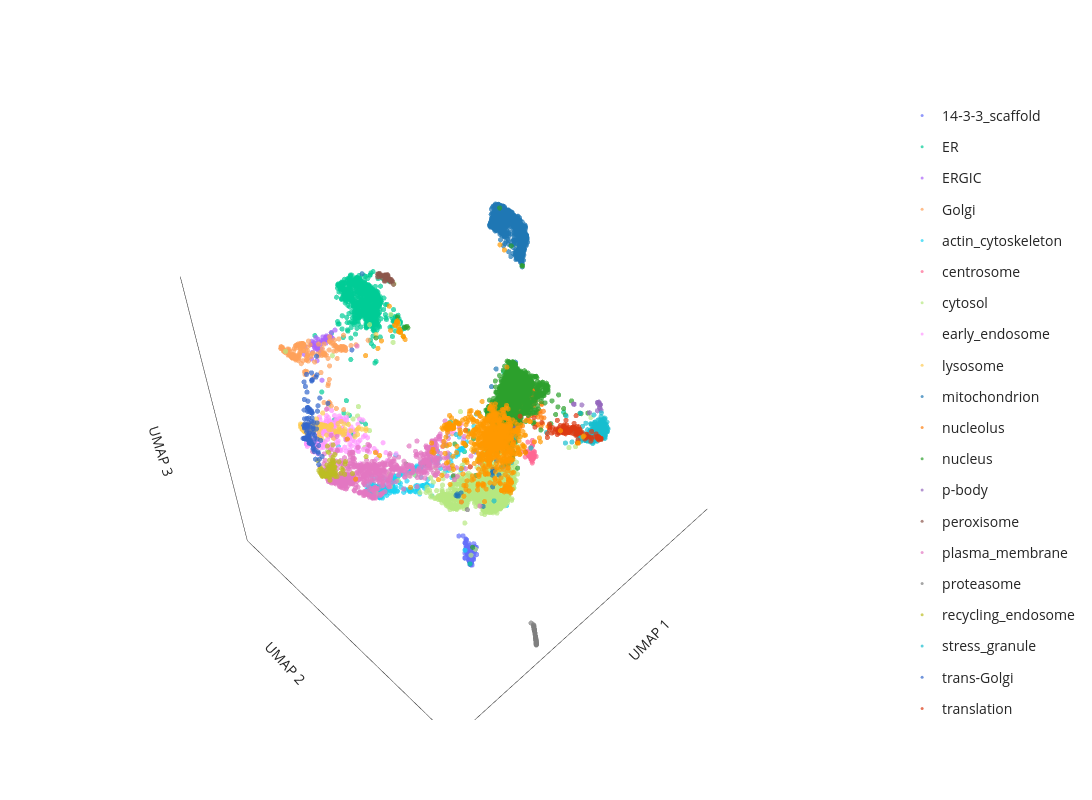

Source (notebook cell):
### Code cell
# plot the 3D UMAP
label_to_color = "consensus_graph_annnotation"  # **choose which annotation column to highlight here**

fig = pu.interaction_3D_umap(
    umap_table,
    node_name="Gene_name_canonical",
    cluster=label_to_color, unlabelled_color="#D0D3D4", unlabelled_opacity=0.1,
    x="3D_umap_1", y="3D_umap_2", z="3D_umap_3",
    categorical=True,
)
fig.update_layout(width=1200, height=800)

fig.show()

# save the figure as an html file
save_path = os.path.join("output")
save_name = f"{timestamp}_UMAP_3Dview_seed={UMAP_seed}.html"
pio.write_html(fig, file=os.path.join(save_path, save_name), auto_open=False)

### Figure 1 — Plotly figure (JSON) as saved in the notebook; plotly's stock layout.template omitted (floating-point values rounded to 4 significant figures; data arrays with more than 128 entries replaced by an {"elided": "..."} marker saying what was removed)
{"data": [{"customdata": {"elided": "129x1 int values"}, "hovertemplate": "<b>%{hovertext}</b><br><br>consensus_graph_annnotation=14-3-3_scaffold<br>UMAP 1=%{x}<br>UMAP 2=%{y}<br>UMAP 3=%{z}<extra></extra>", "hovertext": {"elided": "129 str values"}, "legendgroup": "14-3-3_scaffold", "marker": {"color": "#636EFA", "opacity": 0.7, "size": 3, "symbol": "circle"}, "mode": "markers", "name": "14-3-3_scaffold", "scene": "scene", "showlegend": true, "type": "scatter3d", "x": {"elided": "129 float values"}, "y": {"elided": "129 float values"}, "z": {"elided": "129 float values"}}, {"customdata": {"elided": "752x1 int values"}, "hovertemplate": "<b>%{hovertext}</b><br><br>consensus_graph_annnotation=ER<br>UMAP 1=%{x}<br>UMAP 2=%{y}<br>UMAP 3=%{z}<extra></extra>", "hovertext": {"elided": "752 str values"}, "legendgroup": "ER", "marker": {"color": "#00CC96", "opacity": 0.7, "size": 3, "symbol": "circle"}, "mode": "markers", "name": "ER", "scene": "scene", "showlegend": true, "type": "scatter3d", "x": {"elided": "752 float values"}, "y": {"elided": "752 float values"}, "z": {"elided": "752 float values"}}, {"customdata": [[3162], [5759], [4036], [1646], [5688], [5705], [2868], [3648], [2299], [748], [1983], [666], [8481], [6800], [4413], [5141], [4121], [3519], [6828], [5218], [4192], [4807], [3597], [6708], [4808], [2501], [2617], [958], [7569], [7596], [2511], [5383], [3767], [3029], [1919], [8011], [2841], [1747], [7797], [3837], [3827], [8387], [230], [2683], [282], [512], [576], [6642], [1754], [5712], [5584], [3278], [6281], [3044], [2998]], "hovertemplate": "<b>%{hovertext}</b><br><br>consensus_graph_annnotation=ERGIC<br>UMAP 1=%{x}<br>UMAP 2=%{y}<br>UMAP 3=%{z}<extra></extra>", "hovertext": ["RAB3GAP1", "SAR1A", "SEC22B", "COPG2", "YIF1B", "PIGG", "YIPF5", "SLC39A11", "ERGIC3", "EGFL7", "LMAN2", "TMED9", "COPG1", "CHPT1", "ARF4", "SCAP", "SEC24D", "COPB2", "SCFD1", "TMED1", "SEC24A", "COPB1", "SEC22B", "MCFD2", "COPA", "LYSMD3", "ARCN1", "COPZ1", "LMAN2L", "RAB3GAP2", "RAB3B", "TMED2", "COPE", "GPR89B", "ERP44", "MTMR4", "TRIM4", "TRIM27", "RAB18", "RER1", "BET1", "TMED5", "SREBF2", "METTL9", "LMAN1", "DESI2", "TMED10", "MTMR14", "IER3IP1", "RABL3", "SAR1B", "SEC31A", "TMED4", "ERGIC1", "B4DSQ5[p]"], "legendgroup": "ERGIC", "marker": {"color": "#AB63FA", "opacity": 0.7, "size": 3, "symbol": "circle"}, "mode": "markers", "name": "ERGIC", "scene": "scene", "showlegend": true, "type": "scatter3d", "x": [9.203, 8.916, 8.824, 9.256, 9.126, 8.789, 9.074, 8.575, 9.119, 9.117, 8.83, 8.746, 9.205, 9.352, 9.28, 9.073, 9.035, 9.199, 8.938, 8.695, 8.977, 9.221, 8.792, 8.759, 9.171, 9.149, 9.216, 9.21, 8.764, 9.185, 8.46, 8.771, 9.229, 8.908, 8.756, 8.681, 9.03, 9.257, 8.824, 9.149, 9.303, 8.676, 8.986, 9.043, 8.667, 9.006, 8.635, 9.357, 8.916, 8.787, 9.111, 9.51, 9.046, 8.741, 9.15], "y": [5.645, 5.535, 5.492, 5.595, 5.281, 5.316, 5.45, 5.427, 5.302, 5.214, 5.525, 5.407, 5.635, 5.517, 5.482, 5.278, 5.435, 5.632, 5.434, 5.503, 5.454, 5.647, 5.496, 5.462, 5.637, 5.338, 5.62, 5.631, 5.402, 5.637, 5.447, 5.452, 5.652, 5.42, 5.47, 5.368, 5.359, 5.623, 5.529, 5.441, 5.192, 5.495, 5.373, 5.479, 5.539, 5.425, 5.551, 5.903, 5.482, 5.569, 5.594, 5.441, 5.31, 5.424, 5.277], "z": [6.462, 6.594, 6.452, 6.534, 6.545, 6.555, 6.393, 6.653, 6.443, 6.418, 6.56, 6.517, 6.57, 6.186, 6.338, 6.487, 6.286, 6.559, 6.453, 6.557, 6.307, 6.576, 6.608, 6.604, 6.573, 6.467, 6.545, 6.562, 6.567, 6.507, 6.691, 6.517, 6.574, 6.532, 6.558, 6.473, 6.65, 6.131, 6.586, 6.395, 6.411, 6.602, 6.587, 6.449, 6.596, 6.534, 6.548, 5.676, 6.532, 6.621, 6.271, 6.365, 6.473, 6.616, 6.448]}, {"customdata": {"elided": "193x1 int values"}, "hovertemplate": "<b>%{hovertext}</b><br><br>consensus_graph_annnotation=Golgi<br>UMAP 1=%{x}<br>UMAP 2=%{y}<br>UMAP 3=%{z}<extra></extra>", "hovertext": {"elided": "193 str values"}, "legendgroup": "Golgi", "marker": {"color": "#FFA15A", "opacity": 0.7, "size": 3, "symbol": "circle"}, "mode": "markers", "name": "Golgi", "scene": "scene", "showlegend": true, "type": "scatter3d", "x": {"elided": "193 float values"}, "y": {"elided": "193 float values"}, "z": {"elided": "193 float values"}}, {"customdata": {"elided": "280x1 int values"}, "hovertemplate": "<b>%{hovertext}</b><br><br>consensus_graph_annnotation=actin_cytoskeleton<br>UMAP 1=%{x}<br>UMAP 2=%{y}<br>UMAP 3=%{z}<extra></extra>", "hovertext": {"elided": "280 str values"}, "legendgroup": "actin_cytoskeleton", "marker": {"color": "#19D3F3", "opacity": 0.7, "size": 3, "symbol": "circle"}, "mode": "markers", "name": "actin_cytoskeleton", "scene": "scene", "showlegend": true, "type": "scatter3d", "x": {"elided": "280 float values"}, "y": {"elided": "280 float values"}, "z": {"elided": "280 float values"}}, {"customdata": [[7168], [6500], [7409], [1325], [4698], [5861], [5908], [6155], [354], [2147], [1381], [6543], [7320], [3244], [5540], [10], [6604], [7292], [22], [7486], [7175], [6850], [2725], [4142], [2440], [2284], [3831], [8501], [1805], [4204], [3168], [4197], [5687], [2140], [1318], [1302], [5493], [6507], [3657], [8342], [6389], [6181], [2771], [5846], [7022], [1148], [1174], [6773], [6418]], "hovertemplate": "<b>%{hovertext}</b><br><br>consensus_graph_annnotation=centrosome<br>UMAP 1=%{x}<br>UMAP 2=%{y}<br>UMAP 3=%{z}<extra></extra>", "hovertext": ["CCDC138", "SPICE1", "CEP250", "MPHOSPH9", "CSNK1D", "CEP350", "CEP135", "CEP128", "CEP57", "CEP290", "CDK5RAP2", "NIN", "CCDC77", "PCM1", "C2CD3", "CCP110", "CEP120", "AKAP9", "CEP72", "CEP41", "CEP63", "PIBF1", "BBS4", "CEP152", "OFD1", "CEP350", "CETN3", "CCDC61", "CEP78", "CEP43", "PCM1", "PCNT", "ODF2", "CSPP1", "RNF213", "WRAP73", "KIF7", "CNTROB", "CCDC14", "SSX2IP", "MIB1", "CEP68", "CEP131", "CROCC", "TBC1D31", "MED4", "ALMS1", "CEP192", "CEP97"], "legendgroup": "centrosome", "marker": {"color": "#FF6692", "opacity": 0.7, "size": 3, "symbol": "circle"}, "mode": "markers", "name": "centrosome", "scene": "scene", "showlegend": true, "type": "scatter3d", "x": [6.972, 6.949, 6.926, 6.615, 6.97, 6.964, 6.935, 6.956, 6.941, 6.982, 6.956, 6.876, 6.822, 6.982, 6.503, 6.984, 6.919, 6.914, 6.951, 6.927, 6.609, 6.993, 7.026, 6.73, 6.974, 5.812, 6.317, 7.009, 6.658, 6.982, 6.916, 6.966, 6.961, 6.988, 6.83, 6.967, 6.97, 6.877, 6.958, 6.97, 6.93, 6.899, 6.949, 6.859, 6.974, 6.881, 6.808, 6.736, 7.076], "y": [11.45, 11.39, 11.51, 11.0, 11.43, 11.49, 11.49, 11.49, 11.36, 11.47, 11.49, 11.42, 11.35, 11.32, 11.1, 11.46, 11.48, 11.56, 11.44, 11.39, 11.15, 11.49, 11.53, 11.27, 11.46, 9.05, 10.72, 11.51, 10.8, 11.44, 11.33, 11.48, 11.48, 11.52, 11.17, 11.41, 11.48, 11.47, 11.51, 11.43, 11.31, 11.47, 11.39, 11.38, 11.49, 11.32, 11.3, 11.26, 11.33], "z": [4.73, 4.911, 4.833, 4.834, 4.734, 4.774, 4.813, 4.756, 5.01, 4.748, 4.772, 4.922, 4.776, 4.819, 4.83, 4.773, 4.851, 4.843, 4.752, 4.824, 4.969, 4.742, 4.685, 4.958, 4.744, 3.676, 5.314, 4.715, 4.427, 4.729, 4.723, 4.777, 4.763, 4.773, 4.747, 4.754, 4.751, 4.917, 4.78, 4.725, 4.742, 4.863, 4.765, 4.832, 4.77, 4.753, 4.956, 4.93, 4.788]}, {"customdata": {"elided": "1831x1 int values"}, "hovertemplate": "<b>%{hovertext}</b><br><br>consensus_graph_annnotation=cytosol<br>UMAP 1=%{x}<br>UMAP 2=%{y}<br>UMAP 3=%{z}<extra></extra>", "hovertext": {"elided": "1831 str values"}, "legendgroup": "cytosol", "marker": {"color": "#B6E880", "opacity": 0.7, "size": 3, "symbol": "circle"}, "mode": "markers", "name": "cytosol", "scene": "scene", "showlegend": true, "type": "scatter3d", "x": {"elided": "1831 float values"}, "y": {"elided": "1831 float values"}, "z": {"elided": "1831 float values"}}, {"customdata": {"elided": "222x1 int values"}, "hovertemplate": "<b>%{hovertext}</b><br><br>consensus_graph_annnotation=early_endosome<br>UMAP 1=%{x}<br>UMAP 2=%{y}<br>UMAP 3=%{z}<extra></extra>", "hovertext": {"elided": "222 str values"}, "legendgroup": "early_endosome", "marker": {"color": "#FF97FF", "opacity": 0.7, "size": 3, "symbol": "circle"}, "mode": "markers", "name": "early_endosome", "scene": "scene", "showlegend": true, "type": "scatter3d", "x": {"elided": "222 float values"}, "y": {"elided": "222 float values"}, "z": {"elided": "222 float values"}}, {"customdata": {"elided": "169x1 int values"}, "hovertemplate": "<b>%{hovertext}</b><br><br>consensus_graph_annnotation=lysosome<br>UMAP 1=%{x}<br>UMAP 2=%{y}<br>UMAP 3=%{z}<extra></extra>", "hovertext": {"elided": "169 str values"}, "legendgroup": "lysosome", "marker": {"color": "#FECB52", "opacity": 0.7, "size": 3, "symbol": "circle"}, "mode": "markers", "name": "lysosome", "scene": "scene", "showlegend": true, "type": "scatter3d", "x": {"elided": "169 float values"}, "y": {"elided": "169 float values"}, "z": {"elided": "169 float values"}}, {"customdata": {"elided": "861x1 int values"}, "hovertemplate": "<b>%{hovertext}</b><br><br>consensus_graph_annnotation=mitochondrion<br>UMAP 1=%{x}<br>UMAP 2=%{y}<br>UMAP 3=%{z}<extra></extra>", "hovertext": {"elided": "861 str values"}, "legendgroup": "mitochondrion", "marker": {"color": "#1F77B4", "opacity": 0.7, "size": 3, "symbol": "circle"}, "mode": "markers", "name": "mitochondrion", "scene": "scene", "showlegend": true, "type": "scatter3d", "x": {"elided": "861 float values"}, "y": {"elided": "861 float values"}, "z": {"elided": "861 float values"}}, {"customdata": {"elided": "210x1 int values"}, "hovertemplate": "<b>%{hovertext}</b><br><br>consensus_graph_annnotation=nucleolus<br>UMAP 1=%{x}<br>UMAP 2=%{y}<br>UMAP 3=%{z}<extra></extra>", "hovertext": {"elided": "210 str values"}, "legendgroup": "nucleolus", "marker": {"color": "#FF7F0E", "opacity": 0.7, "size": 3, "symbol": "circle"}, "mode": "markers", "name": "nucleolus", "scene": "scene", "showlegend": true, "type": "scatter3d", "x": {"elided": "210 float values"}, "y": {"elided": "210 float values"}, "z": {"elided": "210 float values"}}, {"customdata": {"elided": "1539x1 int values"}, "hovertemplate": "<b>%{hovertext}</b><br><br>consensus_graph_annnotation=nucleus<br>UMAP 1=%{x}<br>UMAP 2=%{y}<br>UMAP 3=%{z}<extra></extra>", "hovertext": {"elided": "1539 str values"}, "legendgroup": "nucleus", "marker": {"color": "#2CA02C", "opacity": 0.7, "size": 3, "symbol": "circle"}, "mode": "markers", "name": "nucleus", "scene": "scene", "showlegend": true, "type": "scatter3d", "x": {"elided": "1539 float values"}, "y": {"elided": "1539 float values"}, "z": {"elided": "1539 float values"}}, {"customdata": [[8432], [7064], [8379], [6391], [6036], [1268], [219], [5829], [6495], [6493], [1520], [7660], [7446], [7814], [6651], [6129], [6297], [4933]], "hovertemplate": "<b>%{hovertext}</b><br><br>consensus_graph_annnotation=p-body<br>UMAP 1=%{x}<br>UMAP 2=%{y}<br>UMAP 3=%{z}<extra></extra>", "hovertext": ["MARF1", "EDC3", "LSM2", "DCP2", "EDC4", "LSM5", "EIF4ENIF1", "LSM14B", "XRN1", "DCP1B", "LSM1", "YTHDC2", "LSM14B", "DCP1A", "LSM14A", "Q6ZMY0[p]", "PATL1", "LSM3"], "legendgroup": "p-body", "marker": {"color": "#9467BD", "opacity": 0.7, "size": 3, "symbol": "circle"}, "mode": "markers", "name": "p-body", "scene": "scene", "showlegend": true, "type": "scatter3d", "x": [4.778, 4.848, 5.184, 4.813, 4.834, 5.09, 4.876, 4.954, 4.837, 4.791, 4.79, 4.905, 7.269, 4.824, 4.891, 5.09, 4.827, 5.21], "y": [11.76, 11.89, 11.3, 11.84, 11.89, 11.5, 11.91, 11.91, 11.91, 11.82, 11.8, 11.99, 11.12, 11.87, 11.94, 11.77, 11.83, 11.34], "z": [5.566, 5.616, 5.486, 5.598, 5.584, 5.511, 5.538, 5.464, 5.589, 5.611, 5.587, 5.487, 5.697, 5.593, 5.52, 5.396, 5.577, 5.513]}, {"customdata": [[1991], [7468], [2751], [3917], [6346], [3834], [4861], [2004], [8225], [6163], [5503], [7253], [5958], [3930], [6915], [1483], [8189], [306], [7852], [8473], [5972], [4030], [757], [4509], [4512], [1081], [3713], [174], [2180], [1164], [5111], [4578], [6315], [2947], [932], [5567], [3780], [3836], [4574]], "hovertemplate": "<b>%{hovertext}</b><br><br>consensus_graph_annnotation=peroxisome<br>UMAP 1=%{x}<br>UMAP 2=%{y}<br>UMAP 3=%{z}<extra></extra>", "hovertext": ["SCP2", "PECR", "FAR1", "SLC25A17", "LONP2", "GNPAT", "PEX3", "CAT", "CROT", "ACAD11", "TYSND1", "PAFAH2", "GSTK1", "PEX1", "PEX13", "HSD17B4", "HACL1", "ACAA1", "PXMP2", "PEX16", "ECI2", "PEX14", "ACOX1", "ABCD3", "PEX2", "PEX6", "AGPS", "PEX26", "ACBD5", "PEX12", "EHHADH", "EPHX2", "TMEM135", "B4DL07[p]", "FAR2", "DECR2", "ACOT8", "ACOX3", "ABCD1"], "legendgroup": "peroxisome", "marker": {"color": "#8C564B", "opacity": 0.7, "size": 3, "symbol": "circle"}, "mode": "markers", "name": "peroxisome", "scene": "scene", "showlegend": true, "type": "scatter3d", "x": [6.467, 6.623, 6.576, 6.66, 6.534, 6.576, 6.806, 6.644, 6.477, 6.73, 6.542, 6.423, 6.662, 6.396, 6.709, 6.462, 6.551, 6.633, 6.493, 6.835, 6.599, 6.533, 6.524, 6.491, 6.475, 6.44, 6.479, 6.493, 6.685, 6.533, 6.757, 6.394, 6.464, 6.456, 6.58, 6.69, 6.784, 6.539, 6.42], "y": [5.495, 5.403, 5.457, 5.378, 5.389, 5.438, 5.428, 5.481, 5.392, 5.354, 5.393, 5.479, 5.467, 5.496, 5.374, 5.467, 5.426, 5.482, 5.46, 5.406, 5.45, 5.483, 5.481, 5.47, 5.407, 5.494, 5.484, 5.409, 5.379, 5.418, 5.348, 5.528, 5.445, 5.446, 5.39, 5.422, 5.349, 5.39, 5.467], "z": [7.483, 7.685, 7.628, 7.712, 7.676, 7.639, 7.729, 7.564, 7.674, 7.783, 7.681, 7.506, 7.561, 7.48, 7.743, 7.53, 7.619, 7.616, 7.531, 7.73, 7.649, 7.573, 7.576, 7.558, 7.647, 7.489, 7.546, 7.637, 7.696, 7.635, 7.772, 7.392, 7.545, 7.553, 7.692, 7.659, 7.776, 7.677, 7.535]}, {"customdata": {"elided": "656x1 int values"}, "hovertemplate": "<b>%{hovertext}</b><br><br>consensus_graph_annnotation=plasma_membrane<br>UMAP 1=%{x}<br>UMAP 2=%{y}<br>UMAP 3=%{z}<extra></extra>", "hovertext": {"elided": "656 str values"}, "legendgroup": "plasma_membrane", "marker": {"color": "#E377C2", "opacity": 0.7, "size": 3, "symbol": "circle"}, "mode": "markers", "name": "plasma_membrane", "scene": "scene", "showlegend": true, "type": "scatter3d", "x": {"elided": "656 float values"}, "y": {"elided": "656 float values"}, "z": {"elided": "656 float values"}}, {"customdata": [[1418], [649], [1416], [984], [698], [8437], [8330], [8431], [1587], [1470], [1965], [7128], [1624], [1625], [1652], [1653], [1654], [1655], [1664], [1244], [1686], [1249], [879], [2438], [1264], [259], [8070], [594], [8511], [7251], [263], [8514], [1448], [7531], [6939], [2748], [4485], [4486], [5742], [5451], [5193], [5615], [4507], [4508], [6593], [5836], [5597], [4768], [5724], [5078], [2835], [3553], [3356], [5741], [3723], [4922], [4822], [5885], [4825], [4830], [3035], [5333], [6831], [4906], [5950], [5347], [5957], [5387], [3868], [6621], [5880], [3883]], "hovertemplate": "<b>%{hovertext}</b><br><br>consensus_graph_annnotation=proteasome<br>UMAP 1=%{x}<br>UMAP 2=%{y}<br>UMAP 3=%{z}<extra></extra>", "hovertext": ["PSME1", "RAD23A", "PSMA7", "TCP11L2", "PSMG3", "RNF115", "POMP", "USP15", "PSMA5", "PSMD12", "PSMB3", "NGLY1", "PSMC5", "PSMB2", "PSMC3", "PSMA3", "PSMA6", "PSMB4", "PSMC2", "PSME2", "PSMD14", "PSMC6", "PSMA2", "PSMC4", "NUB1", "PSMD13", "RNF181", "PSME3IP1", "PSMD8", "PSMD1", "ZFAND5", "PSMC3", "BAG1", "PITHD1", "PSMG2", "PSMG1", "PSMA1", "PSMA4", "UCHL5", "ADRM1", "PSMD2", "AKIRIN2", "PSMB6", "PSMB5", "UBR7", "DDI2", "PSMB1", "PSMD7", "PSMG4", "UBE3A", "TCP11L1", "UBFD1", "PSMB7", "UCHL5", "PSMD11", "PSMC1", "USP14", "ECPAS", "RAD23B", "PSMD4", "UBQLN2", "PSME4", "UBLCP1", "PSME3", "PSME3", "PSMD6", "ZFAND6", "UBE3C", "PSMD3", "AFG2A", "PSMD4", "TXNL1"], "legendgroup": "proteasome", "marker": {"color": "#7F7F7F", "opacity": 0.7, "size": 3, "symbol": "circle"}, "mode": "markers", "name": "proteasome", "scene": "scene", "showlegend": true, "type": "scatter3d", "x": [7.604, 7.392, 7.561, 7.42, 7.426, 7.529, 7.429, 7.408, 7.541, 7.598, 7.586, 7.353, 7.606, 7.577, 7.389, 7.568, 7.593, 7.607, 7.566, 7.523, 7.579, 7.583, 7.582, 7.59, 7.408, 7.604, 7.341, 7.381, 7.596, 7.62, 7.429, 7.611, 7.413, 7.378, 7.515, 7.522, 7.579, 7.593, 7.395, 7.594, 7.56, 7.416, 7.585, 7.615, 7.385, 7.403, 7.619, 7.592, 7.412, 7.462, 7.376, 7.4, 7.539, 7.564, 7.599, 7.602, 7.55, 7.491, 7.581, 7.579, 7.561, 7.491, 7.433, 7.644, 7.459, 7.555, 7.426, 7.563, 7.553, 7.471, 7.593, 7.439], "y": [12.49, 12.23, 12.45, 12.25, 12.26, 12.4, 12.26, 12.23, 12.42, 12.49, 12.48, 12.16, 12.5, 12.47, 12.21, 12.46, 12.49, 12.5, 12.45, 12.4, 12.47, 12.48, 12.47, 12.48, 12.23, 12.5, 12.14, 12.2, 12.49, 12.52, 12.27, 12.51, 12.24, 12.19, 12.39, 12.4, 12.47, 12.48, 12.22, 12.49, 12.46, 12.25, 12.47, 12.51, 12.19, 12.1, 12.51, 12.49, 12.24, 12.31, 12.18, 12.23, 12.44, 12.45, 12.49, 12.49, 12.44, 12.36, 12.48, 12.47, 12.42, 12.36, 12.27, 9.752, 12.31, 12.44, 12.26, 12.44, 12.44, 12.32, 12.49, 12.28], "z": [-1.107, -0.8891, -1.064, -0.9011, -0.9026, -1.02, -0.91, -0.8896, -1.041, -1.104, -1.093, -0.8158, -1.114, -1.081, -0.8622, -1.074, -1.1, -1.115, -1.069, -1.024, -1.083, -1.09, -1.087, -1.098, -0.883, -1.112, -0.8174, -0.8551, -1.103, -1.131, -0.9125, -1.12, -0.8893, -0.858, -1.011, -1.021, -1.088, -1.098, -0.8724, -1.1, -1.069, -0.8946, -1.087, -1.125, -0.8417, -0.7249, -1.124, -1.103, -0.8859, -0.9319, -0.8337, -0.8768, -1.052, -1.065, -1.106, -1.108, -1.054, -0.9873, -1.088, -1.082, -1.039, -0.9859, -0.9179, 2.318, -0.9461, -1.055, -0.9082, -1.065, -1.057, -0.9598, -1.101, -0.9204]}, {"customdata": [[1704], [6446], [5740], [444], [3470], [1700], [6907], [457], [6460], [7781], [1670], [6497], [1687], [5725], [8183], [8232], [4701], [6138], [6117], [6210], [2203], [977], [3850], [7988], [3824], [7357], [3787], [828], [8034], [3777], [7680], [4560], [6354], [2276], [8110], [6926], [5786], [6377], [4654], [640], [2322], [4695], [6435], [6726], [3995], [7074], [2681], [257], [5162], [64], [2515], [3133], [5551], [1786], [5520], [8496], [1853], [5408], [2023], [1809], [196], [5500], [5242], [7514], [2593], [5217], [5103], [5442], [5445], [2612], [1814], [5020], [7092], [5024], [267], [2035], [4987], [5635], [4978], [6652], [7407], [2404], [8345], [3368], [14]], "hovertemplate": "<b>%{hovertext}</b><br><br>consensus_graph_annnotation=recycling_endosome<br>UMAP 1=%{x}<br>UMAP 2=%{y}<br>UMAP 3=%{z}<extra></extra>", "hovertext": ["RALGAPA1", "CD302", "COLEC12", "MYADM", "VAMP2", "RAB11FIP5", "APBB2", "CERK", "SLC35F2", "KIAA1549", "SCAMP2", "CMTM4", "SERPINF1", "WDR44", "LNPEP", "PACSIN3", "ADGRE5", "SLCO4C1", "RAB11FIP1", "RAB11FIP2", "ARL13B", "SYT1", "STX7", "GFOD1", "SCAMP1", "CRACR2A", "SCAMP3", "SLC12A6", "PODXL2", "ITGB1BP1", "PACC1", "SFN", "RALGAPB", "STEAP3", "MRC2", "SCAMP4", "SLC35F1", "STX12", "SLC1A1", "LDLR", "ABCB1", "TRAPPC10", "LMTK2", "ITFG1", "ATP9A", "CMTM7", "ATP6V0D1", "NKIRAS2", "PTPRJ", "FCGRT", "A8K6Q8[p];B7Z2I6[p]", "PODXL", "ANO6", "STX3", "GFOD2", "CSNK1G3", "ARHGAP10", "NHERF2", "ECE1", "ATP13A3", "CDK16", "RALGAPA2", "RAB32", "SEMA4C", "BICD1", "ADAM9", "LRP1", "VAMP3", "RAB11B", "MICALL1", "SMIM1", "LRP2", "ABHD17A", "ATP8B2", "CEMIP2", "A0A3B3ITR4[p]", "CSNK1G2", "ATP6V0A1", "SIRPA", "CCNY", "VAMP8", "Q59FF5[p];A8CDT9[p]", "ATP11B", "ATP11A", "GPRC5B"], "legendgroup": "recycling_endosome", "marker": {"color": "#BCBD22", "opacity": 0.7, "size": 3, "symbol": "circle"}, "mode": "markers", "name": "recycling_endosome", "scene": "scene", "showlegend": true, "type": "scatter3d", "x": [10.79, 10.39, 10.74, 10.01, 10.34, 10.55, 10.23, 10.61, 10.44, 10.75, 10.44, 10.12, 10.04, 10.52, 10.6, 10.48, 10.72, 10.4, 10.56, 10.79, 10.65, 10.67, 10.34, 10.82, 10.37, 10.6, 10.15, 10.66, 10.57, 10.6, 10.45, 7.989, 10.71, 10.51, 10.76, 10.35, 10.46, 10.17, 10.41, 10.71, 10.75, 10.61, 10.8, 10.38, 10.74, 10.52, 10.19, 10.76, 10.78, 10.38, 10.11, 10.64, 10.64, 10.41, 10.46, 10.62, 10.22, 10.45, 10.52, 10.73, 10.05, 10.82, 10.54, 10.74, 9.41, 10.59, 10.64, 10.11, 10.04, 10.79, 10.7, 10.82, 10.74, 10.49, 10.76, 10.69, 10.31, 10.26, 10.37, 10.2, 10.49, 10.73, 10.79, 10.71, 10.68], "y": [7.7, 7.521, 7.598, 7.542, 7.35, 7.729, 7.385, 7.687, 7.662, 7.728, 7.585, 7.528, 7.112, 7.489, 7.368, 7.745, 7.556, 7.625, 7.708, 7.72, 7.632, 7.401, 7.488, 7.72, 7.49, 7.589, 7.018, 7.385, 7.689, 7.819, 7.493, 10.67, 7.683, 7.497, 7.491, 7.539, 7.694, 7.252, 7.668, 7.369, 7.636, 7.216, 7.688, 7.459, 7.59, 7.54, 7.099, 7.689, 7.708, 7.589, 7.432, 7.667, 7.644, 7.614, 7.745, 7.671, 7.799, 7.778, 7.578, 7.514, 7.909, 7.716, 7.66, 7.508, 7.676, 7.697, 7.413, 7.263, 7.624, 7.723, 7.607, 7.676, 7.672, 7.711, 7.662, 7.755, 7.759, 7.369, 7.61, 7.702, 7.531, 7.759, 7.591, 7.547, 7.664], "z": [4.238, 4.159, 4.194, 4.068, 4.271, 4.245, 4.193, 3.953, 4.251, 4.197, 4.244, 3.96, 4.487, 4.298, 4.091, 4.145, 4.141, 4.241, 4.242, 4.239, 4.137, 4.231, 4.226, 4.243, 4.267, 4.244, 4.457, 4.173, 4.124, 4.246, 4.167, 5.916, 4.214, 4.073, 4.179, 4.304, 4.252, 4.227, 4.127, 4.157, 4.167, 4.343, 4.229, 4.238, 4.183, 4.228, 4.318, 4.219, 4.216, 4.223, 4.14, 4.126, 4.149, 3.921, 4.116, 4.05, 3.99, 4.032, 4.119, 4.164, 3.974, 4.232, 4.264, 4.159, 4.052, 4.087, 4.084, 4.286, 4.208, 4.229, 4.204, 4.202, 4.218, 4.08, 4.212, 4.218, 4.051, 4.247, 4.206, 4.057, 4.253, 4.205, 4.195, 4.168, 4.128]}, {"customdata": {"elided": "249x1 int values"}, "hovertemplate": "<b>%{hovertext}</b><br><br>consensus_graph_annnotation=stress_granule<br>UMAP 1=%{x}<br>UMAP 2=%{y}<br>UMAP 3=%{z}<extra></extra>", "hovertext": {"elided": "249 str values"}, "legendgroup": "stress_granule", "marker": {"color": "#17BECF", "opacity": 0.7, "size": 3, "symbol": "circle"}, "mode": "markers", "name": "stress_granule", "scene": "scene", "showlegend": true, "type": "scatter3d", "x": {"elided": "249 float values"}, "y": {"elided": "249 float values"}, "z": {"elided": "249 float values"}}, {"customdata": [[1630], [3396], [300], [4099], [2353], [6743], [6799], [558], [3052], [383], [7828], [3083], [1403], [1778], [6293], [4772], [531], [3899], [3901], [6756], [8280], [2073], [3913], [3925], [3007], [8422], [2761], [6505], [2159], [3955], [6272], [422], [416], [3801], [6909], [4009], [2727], [1224], [4771], [7495], [8447], [1239], [7549], [7501], [4791], [7242], [2984], [2729], [5071], [7459], [4028], [8465], [5951], [7013], [8339], [2274], [6420], [6829], [4434], [2907], [4448], [5907], [5901], [3661], [3222], [3151], [2094], [5579], [1556], [1929], [5895], [6644], [7202], [6388], [2569], [771], [2855], [5882], [7188], [7189], [4], [6401], [5898], [2584], [1345], [2430], [7345], [5667], [1027], [6588], [4324], [6340], [7866], [6951], [2090], [4162], [3558], [7452], [7919], [1620], [7579], [2818], [1130], [6959], [2514], [8324]], "hovertemplate": "<b>%{hovertext}</b><br><br>consensus_graph_annnotation=trans-Golgi<br>UMAP 1=%{x}<br>UMAP 2=%{y}<br>UMAP 3=%{z}<extra></extra>", "hovertext": ["SH3GLB1", "MDK", "TBC1D5", "CPD", "TRAPPC13", "PI4K2B", "RAB2B", "ANGEL1", "ARFIP1", "ACBD3", "HINT3", "SYNGR1", "SLC12A7", "PSEN2", "TRAPPC6B", "CLCN5", "SPG21", "SPRY1", "TRAPPC3", "BLOC1S5", "SNX7", "LRBA", "STX6", "ATP9B", "LMBRD2", "ATP6V0A2", "SNX8", "FAM177A1", "SLC9A6", "STX10", "PLEKHH3", "WDFY1", "ATG9A", "RAB29", "GLG1", "DNAJC13", "KIAA0319L", "SNAP47", "CLCN3", "WDR11", "YIPF1", "ARFIP2", "RAB33B", "PRKD2", "EFNA5", "OSBPL9", "KCT2", "SYAP1", "ATP7A", "TMEM59", "VAMP4", "TRAPPC1", "NAPG", "RAB39B", "TRAPPC4", "TMEM63A", "FAM219A", "TRAPPC12", "M6PR", "SLC12A4", "OSBP", "FAM91A1", "AP1AR", "C17orf75", "TVP23C", "ATP7B", "MFSD4B", "MTMR9", "DTNBP1", "SLC20A2", "FAM219B", "DAGLB", "TRAPPC9", "RAB43", "YIPF6", "SYNGR2", "TRAPPC11", "SNX30", "ANKRD27", "STX16", "TM9SF2", "TRAPPC5", "LRIG1", "SORT1", "TRAPPC2L", "TMEM87A", "SLC35A5", "ATP8A1", "TRAPPC8", "ARFGAP1", "TRAPPC2", "TPRA1", "RAB6B", "TMEM230", "TGOLN2", "SNX4", "STX16", "OSBPL10", "NDFIP2", "OSBPL11", "CYSTM1", "GOLM1", "SPRYD7", "VTI1A", "SV2A", "MTMR6"], "legendgroup": "trans-Golgi", "marker": {"color": "#3366CC", "opacity": 0.7, "size": 3, "symbol": "circle"}, "mode": "markers", "name": "trans-Golgi", "scene": "scene", "showlegend": true, "type": "scatter3d", "x": [9.986, 10.43, 10.26, 9.986, 10.35, 10.11, 9.948, 9.63, 10.05, 9.529, 9.517, 10.14, 10.38, 10.11, 10.48, 10.43, 10.33, 10.49, 10.37, 10.17, 10.15, 10.47, 10.41, 10.32, 10.43, 9.971, 10.39, 9.612, 10.43, 10.41, 10.39, 10.43, 10.37, 9.423, 9.769, 10.46, 10.04, 10.1, 10.45, 10.24, 10.28, 9.615, 9.585, 10.09, 10.27, 10.03, 9.917, 9.47, 10.41, 9.958, 10.15, 10.31, 10.06, 10.08, 10.27, 10.41, 10.18, 10.36, 10.43, 10.46, 9.647, 10.18, 10.47, 10.26, 10.33, 10.32, 10.44, 10.21, 10.01, 10.59, 10.17, 10.23, 10.48, 9.77, 10.1, 10.32, 10.33, 10.45, 10.47, 8.191, 9.785, 10.42, 10.14, 10.55, 10.35, 10.01, 9.921, 10.47, 10.36, 9.22, 10.28, 10.23, 9.855, 9.999, 9.974, 10.34, 10.41, 9.957, 10.07, 10.0, 10.38, 9.839, 9.966, 10.37, 10.46, 10.22], "y": [6.376, 6.981, 6.128, 6.1, 6.298, 6.2, 6.134, 6.105, 6.287, 5.703, 6.295, 6.394, 6.892, 5.934, 6.873, 6.389, 6.253, 6.883, 6.742, 6.181, 6.249, 7.051, 6.644, 6.48, 6.589, 6.106, 6.464, 5.801, 6.724, 6.501, 7.076, 6.615, 6.513, 5.784, 5.657, 6.634, 6.079, 6.499, 6.441, 6.24, 6.297, 5.802, 5.789, 6.38, 6.563, 6.121, 5.96, 5.802, 6.639, 5.754, 6.226, 6.652, 6.286, 6.278, 6.657, 6.725, 6.218, 6.351, 6.464, 6.798, 5.639, 6.237, 6.455, 6.236, 6.494, 6.344, 6.568, 6.196, 6.185, 7.194, 6.452, 6.287, 6.941, 6.197, 6.316, 6.86, 6.327, 6.441, 6.369, 5.747, 5.72, 6.68, 5.997, 6.998, 6.452, 6.035, 5.798, 6.43, 6.337, 5.568, 6.767, 6.847, 6.27, 6.171, 6.096, 6.497, 6.619, 5.993, 5.896, 6.041, 6.525, 5.853, 6.181, 6.523, 6.649, 6.195], "z": [4.808, 4.39, 4.309, 5.095, 4.864, 4.936, 5.064, 5.315, 5.129, 5.901, 5.183, 4.38, 4.067, 4.543, 4.516, 4.539, 4.394, 4.392, 4.551, 4.669, 4.74, 4.412, 4.562, 4.701, 4.562, 5.067, 4.526, 5.72, 4.525, 4.648, 4.273, 4.501, 4.629, 5.826, 5.694, 4.512, 5.063, 4.731, 4.564, 4.783, 4.855, 5.747, 5.746, 4.886, 4.845, 5.092, 5.282, 5.782, 4.564, 4.908, 4.831, 4.749, 4.963, 4.486, 4.691, 4.484, 4.97, 4.838, 4.542, 4.416, 5.874, 4.772, 4.573, 4.787, 4.713, 4.663, 4.629, 4.751, 4.598, 4.181, 4.751, 4.725, 4.477, 5.178, 4.889, 4.48, 4.834, 4.546, 4.536, 6.077, 5.585, 4.5, 4.651, 4.227, 4.804, 5.149, 5.263, 4.574, 4.815, 6.235, 4.628, 4.601, 5.077, 5.057, 5.109, 4.576, 4.59, 5.106, 4.741, 5.154, 4.534, 5.493, 5.034, 4.674, 4.541, 4.735]}, {"customdata": {"elided": "148x1 int values"}, "hovertemplate": "<b>%{hovertext}</b><br><br>consensus_graph_annnotation=translation<br>UMAP 1=%{x}<br>UMAP 2=%{y}<br>UMAP 3=%{z}<extra></extra>", "hovertext": {"elided": "148 str values"}, "legendgroup": "translation", "marker": {"color": "#DC3912", "opacity": 0.7, "size": 3, "symbol": "circle"}, "mode": "markers", "name": "translation", "scene": "scene", "showlegend": true, "type": "scatter3d", "x": {"elided": "148 float values"}, "y": {"elided": "148 float values"}, "z": {"elided": "148 float values"}}, {"customdata": {"elided": "878x1 int values"}, "hovertemplate": "<b>%{hovertext}</b><br><br>consensus_graph_annnotation=unclassified<br>UMAP 1=%{x}<br>UMAP 2=%{y}<br>UMAP 3=%{z}<extra></extra>", "hovertext": {"elided": "878 str values"}, "legendgroup": "unclassified", "marker": {"color": "#FF9900", "opacity": 0.7, "size": 3, "symbol": "circle"}, "mode": "markers", "name": "unclassified", "scene": "scene", "showlegend": true, "type": "scatter3d", "x": {"elided": "878 float values"}, "y": {"elided": "878 float values"}, "z": {"elided": "878 float values"}}], "layout": {"height": 800, "legend": {"font": {"size": 14}}, "scene": {"xaxis": {"tickfont": {"size": 1}, "ticks": "", "title": {"text": "UMAP 1"}}, "yaxis": {"tickfont": {"size": 1}, "ticks": "", "title": {"text": "UMAP 2"}}, "zaxis": {"tickfont": {"size": 1}, "ticks": "", "title": {"text": "UMAP 3"}}}, "uniformtext": {"minsize": 14, "mode": "hide"}, "width": 1200}}
